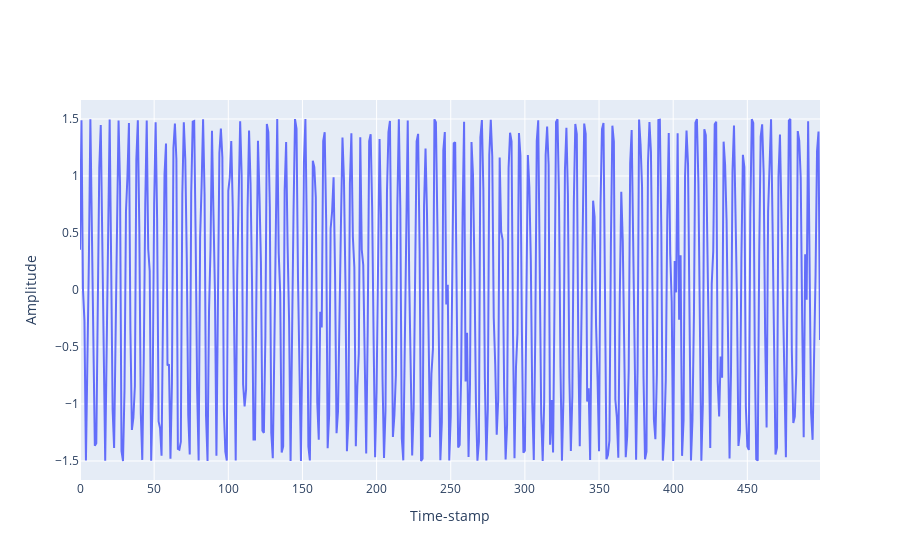

Notebook code cell kept with this figure:
### Code cell
fig = go.Figure(data = go.Scatter(y = basic_ts))
fig.update_layout(xaxis_title = "Time-stamp", yaxis_title = "Amplitude")
fig.show()

### Figure 1 — Plotly figure (JSON) as saved in the notebook; plotly's stock layout.template omitted (floating-point values rounded to 4 significant figures; data arrays with more than 128 entries replaced by an {"elided": "..."} marker saying what was removed)
{"data": [{"type": "scatter", "y": {"elided": "500 float values"}}], "layout": {"xaxis": {"title": {"text": "Time-stamp"}}, "yaxis": {"title": {"text": "Amplitude"}}}}
